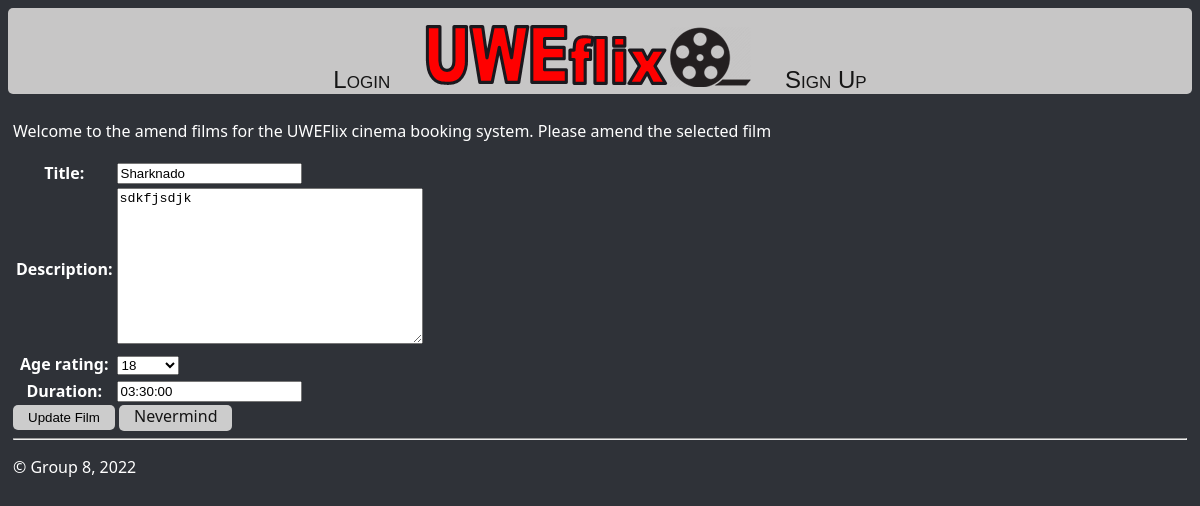
Before: /amendFilm/c2a609dc6f474d6487c058bc8c07fba1 with the older database file.
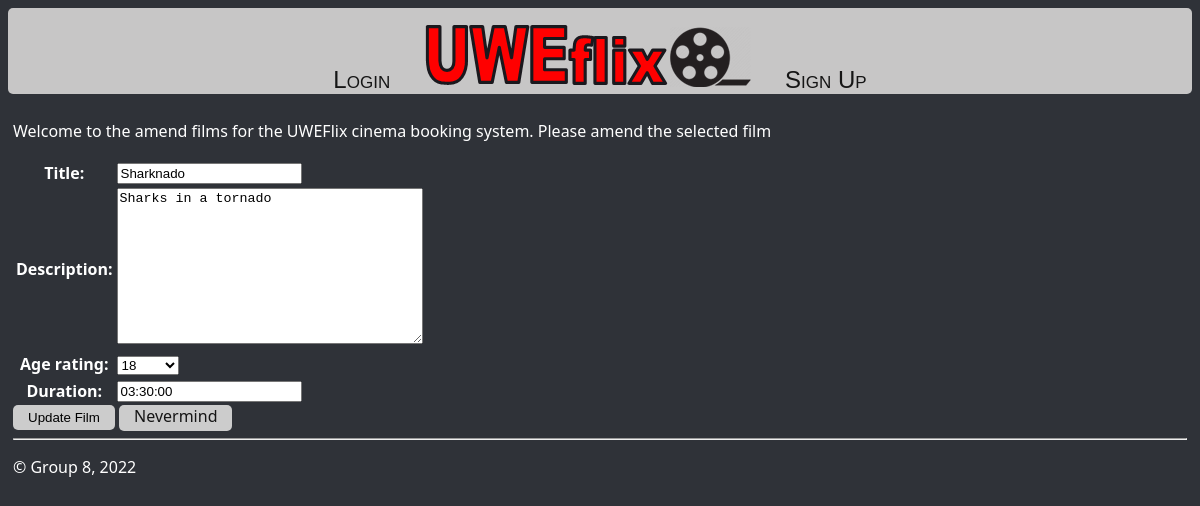
After: the same page with the newer database file.
### uweflix/models.py (models this page shows, shortened)
class Film(models.Model):
    id = models.UUIDField(primary_key=True, default=uuid.uuid4, editable=False, unique=True)
    title = models.CharField(max_length=50)
    description = models.CharField(max_length=250)
    age_rating =  models.CharField(max_length=3, choices=Age_rating_UK)
    duration = models.DurationField(max_length=8)

### uweflix/views.py (the view)
# urls.py: path("amendFilm/<id>", views.amendFilm, name="amendFilm"),
def amendFilm(request, id):
    film = Film.objects.get(pk=id)
    form = addFilmForm(request.POST or None, instance=film)
    if form.is_valid():
        form.save()
        return redirect("allFilms")
    else:
        return render(request, "uweflix/amendFilms.html", {"film": film, "form": form})

### uweflix/forms.py
class addFilmForm(ModelForm):
        class Meta:
                model = Film
                fields = ("title","description", "age_rating", "duration",) #
                widgets = {
                'title': TextInput(attrs={
                'class': "addFilmsForm",
                'style': 'max-width: 300px;',
                'placeholder': 'Film Title'
                }),
                'description': Textarea(attrs={
                'class': "addFilmsForm",
                'style': 'max-width: 300px;',
                'placeholder': 'whats the film about?'
                }),
                'duration': TextInput(attrs={
                'class': "addFilmsForm",
                'style': 'max-width: 300px;',
                'placeholder': 'Eg, 1:30:30'
                })
        }

### uweflix/templates/uweflix/amendFilms.html (shortened to what this page needs)
{% extends "uweflix/layout.html" %}
{% block content %}
<p>Welcome to the amend films for the UWEFlix cinema booking system. Please amend the selected film</p>
<form method="POST" class="updateFilm">
    <table class="addingForms">
    {{ form }}
    </table>
    <input type="submit" value="Update Film">
    <a class = "nevermindButton" href="{% url 'allFilms' %}">Nevermind</a>
    </form>
{% endblock %}

Changed rows visible on the page:
changed Film "Sharknado": description "sdkfjsdjk" → "Sharks in a tornado"
